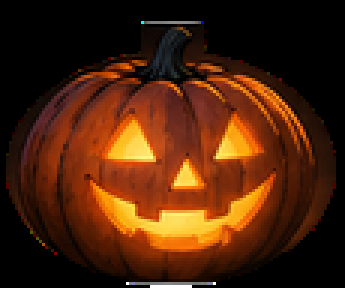
#> input picture assets/seasonal/halloween_v2/pumpkin_classic.png, 115 x 96 px (shown 3 times larger); its folder holds only this picture in this run
$ python derive_pumpkin_morph.py
#> lines starting #> are read from the running program, lines starting #| are printed output that depends on the picture; after the words box and inside, x2 and y2 are one past the last pixel; in counts of white or black regions, pixels touching at a corner belong together
"""Extract fold-free radial warp patches from the original painted faces.

Reads PNGs; writes Dart geometry only. Each eye and mouth uses the same radial
mesh topology, with a fixed outer frame. Matching angular rays prevent the
crossed/sliver triangles of an unconstrained whole-face triangulation.
"""
from pathlib import Path
import math
import cv2
import numpy as np

PROJECT = Path(__file__).resolve().parents[1]
ROOT = PROJECT / 'assets/seasonal/halloween_v2'


def cross(a, b):
    return a[0] * b[1] - a[1] * b[0]


def patch(mask, box, count):
    x0, y0, x1, y1 = box
    region = np.zeros_like(mask)
    region[y0:y1, x0:x1] = mask[y0:y1, x0:x1]
    paths, _ = cv2.findContours(region, cv2.RETR_EXTERNAL, cv2.CHAIN_APPROX_NONE)
    contour = max(paths, key=cv2.contourArea)[:, 0, :].astype(float)
    filled = np.zeros_like(mask)
    cv2.drawContours(filled, [contour.astype('int32')], -1, 255, -1)
    distance = cv2.distanceTransform(filled, cv2.DIST_L2, 5)
    yy, xx = np.mgrid[:mask.shape[0], :mask.shape[1]]
    mean = contour.mean(axis=0)
    score = distance - np.hypot(xx - mean[0], yy - mean[1]) * .12
    y, x = np.unravel_index(np.argmax(score), score.shape)
    center = np.array([x, y], dtype=float)
    edge, frame = [], []
    for index in range(count):
        angle = -math.pi / 2 + index * math.pi * 2 / count
        direction = np.array([math.cos(angle), math.sin(angle)])
        hits = []
        for first, second in zip(contour, np.roll(contour, -1, axis=0)):
            segment = second - first
            denominator = cross(direction, segment)
            if abs(denominator) < 1e-9:
                continue
            radius = cross(first - center, segment) / denominator
            along = cross(first - center, direction) / denominator
            if radius >= 0 and 0 <= along <= 1:
                hits.append(radius)
        radius = max(hits) if hits else .25
        candidates = []
        if direction[0] > 1e-9: candidates.append((x1 - center[0]) / direction[0])
        if direction[0] < -1e-9: candidates.append((x0 - center[0]) / direction[0])
        if direction[1] > 1e-9: candidates.append((y1 - center[1]) / direction[1])
        if direction[1] < -1e-9: candidates.append((y0 - center[1]) / direction[1])
        outer = min(candidates)
        assert outer > radius, (box, index, outer, radius)
        edge.append(center + direction * radius)
        frame.append(center + direction * outer)
    return np.vstack([center, edge, frame])


faces, indices = [], []
parts = [((24, 28, 56, 57), 32), ((65, 28, 102, 57), 32), ((25, 58, 101, 86), 48)]
for name in ['classic', 'surprised', 'sly']:
    a = cv2.imread(str(ROOT / f'pumpkin_{name}.png'), cv2.IMREAD_UNCHANGED)
#> a is the input picture: shape (96, 115, 4); mean B, G, R, A 10.6, 34.8, 75, 153
    b, g, r = [a[:, :, i].astype(float) for i in range(3)]
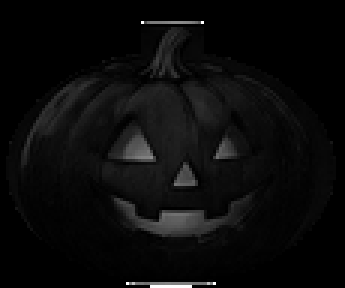
#> b: shape (96, 115) float64 (shown 3 times larger); min 0, max 255, mean 10.6
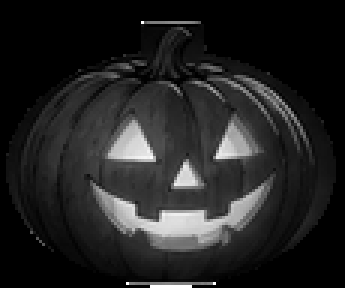
#> g: shape (96, 115) float64 (shown 3 times larger); min 0, max 255, mean 34.8
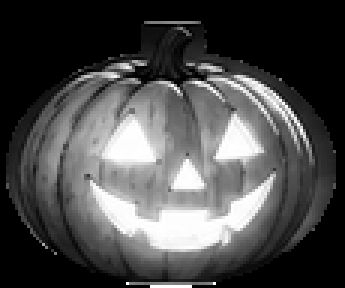
#> r: shape (96, 115) float64 (shown 3 times larger); min 0, max 255, mean 75
    y, x = np.mgrid[:a.shape[0], :a.shape[1]]
    mask = (((g > 132) & (r > 180) & (g - b > 48) &
             (x > 23) & (x < 100) & (y > 28) & (y < 84)) * 255).astype('uint8')
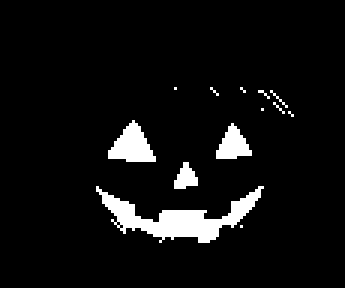
#> mask: shape (96, 115) (shown 3 times larger); 6% white; 13 white regions (9 under 20 px), largest, box (x1, y1, x2, y2) and area: (32, 62, 88, 81) 377, (36, 40, 52, 54) 132, (72, 41, 84, 53) 86, (58, 54, 66, 63) 46
    landmarks = []
    for box, count in parts:
        points = patch(mask, box, count)
        if name == 'classic':
            offset = len(landmarks)
            for i in range(count):
                following = (i + 1) % count
                inner, next_inner = offset + 1 + i, offset + 1 + following
                outer, next_outer = inner + count, next_inner + count
                indices.extend([offset, inner, next_inner,
                                inner, outer, next_inner,
                                next_inner, outer, next_outer])
        landmarks.extend(points)
#> this loop made 3 passes
#> (mean in patch, y in patch, x in patch, center in patch, offset) on passes 2 to 3: ([77.25, 48.09], 48, 77, [77, 48], 65), ([58.85, 71.71], 74, 59, [59, 74], 130)
#> (mean in patch, y in patch, x in patch, center in patch) on pass 1: ([43.67, 48.65], 49, 44, [44, 49])
#> pass 1, in patch, `distance = cv2.distanceTransform(filled, cv2.DIST_L2, 5)`:
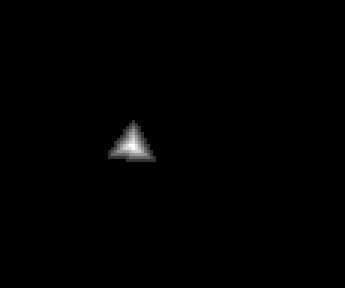
#> distance: shape (96, 115) float32 (shown 3 times larger); min 0, max 5, mean 0.026; drawn with min black and max white
#> pass 1, in patch, `score = distance - np.hypot(xx - mean[0], yy - mean[1]) * .12`:
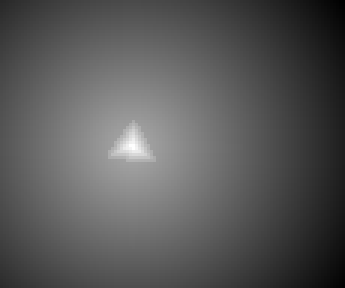
#> score: shape (96, 115) float64 (shown 3 times larger); min -10.26, max 4.94, mean -5; drawn with min black and max white
#> pass 2, in patch (call 2), `score = distance - np.hypot(xx - mean[0], yy - mean[1]) * .12`:
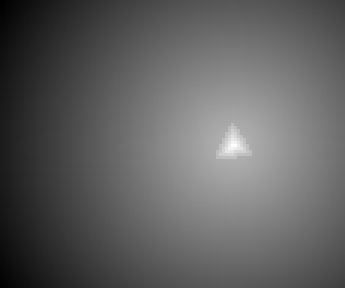
#> score: shape (96, 115) float64 (shown 3 times larger); min -10.92, max 4.16, mean -5.23; drawn with min black and max white
#> after the loop, indices = 1008 values, max 226 at index 998, min 0 at index 0, mean 105; landmarks = 227 pairs, first value 24 to 102, second value 28 to 86
#> (the run stopped early here; a loop or call above may not have finished)
